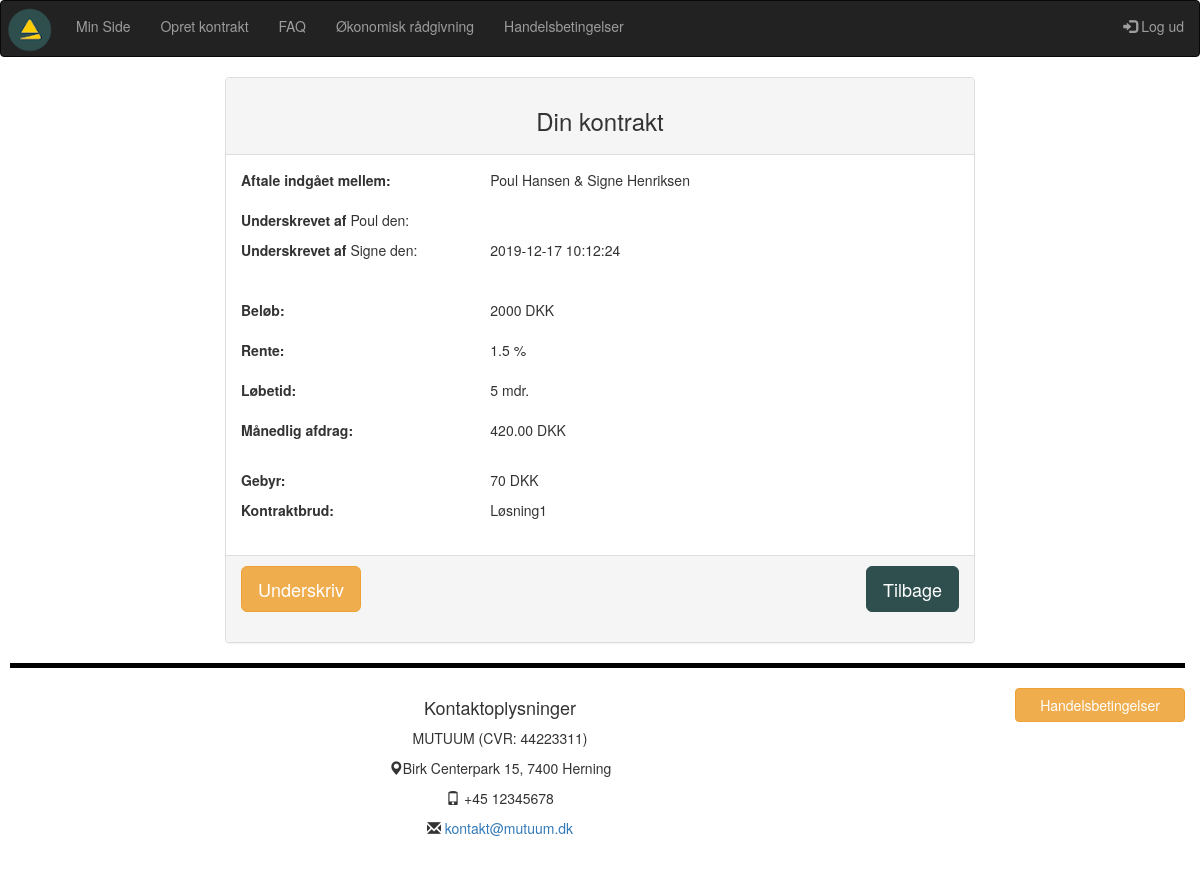
/viskontrakt.php?kontrakt_id2=5 (signed in), run on the app's committed database.
### tables this page shows
CREATE TABLE `kontrakt` (
  `kontrakt_id` int(10) NOT NULL,
  `oprettetaf` int(10) NOT NULL,
  `laangiver_user_id` int(10) NOT NULL,
  `laantager_user_id` int(10) NOT NULL,
  `kontraktbrud_id` tinyint(4) NOT NULL,
  `rente_id` tinyint(4) NOT NULL,
  `beloeb_id` tinyint(4) NOT NULL,
  `bindingsperiode_id` tinyint(4) NOT NULL,
  `maanedlig_afdrag` float(15,10) NOT NULL,
  `laangiver_underskrift_id` varchar(40) DEFAULT NULL,
  `reg_underskrift_1` timestamp NULL DEFAULT NULL,
  `laantager_underskrift_id` varchar(40) DEFAULT NULL,
  `reg_underskrift_2` timestamp NULL DEFAULT NULL,
  `gebyr_id` tinyint(4) NOT NULL,
  `reg` datetime NOT NULL DEFAULT current_timestamp(),
  `value` int(11) DEFAULT 1
);

CREATE TABLE `users` (
  `user_id` int(10) NOT NULL,
  `fornavn` varchar(40) NOT NULL,
  `efternavn` varchar(40) NOT NULL,
  `mobil` int(12) NOT NULL,
  `mail` varchar(80) NOT NULL,
  `password` varchar(200) NOT NULL
);

CREATE TABLE `beloeb` (
  `beloeb_id` tinyint(4) NOT NULL,
  `beloeb` int(10) NOT NULL,
  `enhed_key` varchar(11) NOT NULL DEFAULT '1'
);

CREATE TABLE `rente` (
  `rente_id` tinyint(4) NOT NULL,
  `rente` float NOT NULL,
  `enhed_key` varchar(11) NOT NULL DEFAULT '2'
);

CREATE TABLE `bindingsperiode` (
  `bindingsperiode_id` tinyint(4) NOT NULL,
  `loebetid` int(4) NOT NULL,
  `enhed_key` varchar(11) NOT NULL
);

CREATE TABLE `enhedstabel` (
  `enhed_key` tinyint(4) NOT NULL,
  `enhed` varchar(11) NOT NULL
);

CREATE TABLE `stiftelsesgebyr` (
  `gebyr_id` tinyint(4) NOT NULL,
  `gebyr` int(10) NOT NULL
);

CREATE TABLE `kontraktbrud` (
  `kontraktbrud_id` tinyint(4) NOT NULL,
  `brud` varchar(80) NOT NULL
);

### VisKontrakt.php (the view, shortened to what this page needs)
<?php
require_once("includes/header.php");
$user_id = $_SESSION['user_id'];
$kontrakt_id2 = $_GET['kontrakt_id2'];
$query = "SELECT * FROM kontrakt WHERE kontrakt_id = '$kontrakt_id2'";
$result = mysqli_query($con, $query);
if (!$result) die(mysqli_error($con));
else {
	$rows =mysqli_num_rows($result);
	if ($rows > 0) {
		while($row = mysqli_fetch_assoc($result)) {
			$oprettetaf = $row['oprettetaf'];
			$laangiver_user_id = $row['laangiver_user_id'];
			$laantager_user_id = $row['laantager_user_id'];
			$kontraktbrud_id = $row['kontraktbrud_id'];
			$rente_id = $row['rente_id'];
			$beloeb_id = $row['beloeb_id'];
			$bindingsperiode_id = $row['bindingsperiode_id'];
			$maanedlig_ad = $row['maanedlig_afdrag'];
            $maanedlig_afdrag = number_format(round($maanedlig_ad, 2), 2);
			$reg_underskrift_2 = $row['reg_underskrift_2'];
			$gebyr_id = $row['gebyr_id'];
			$value_kont = $row['value'];
            $query1 = "SELECT fornavn, efternavn FROM users WHERE user_id = '$laangiver_user_id'";
                    $result1 = mysqli_query($con, $query1);
                    $row1 = mysqli_fetch_assoc($result1);
                    $laangiver_fornavn = $row1['fornavn'];
                    $laangiver_efternavn = $row1['efternavn'];
            $query5 = "SELECT fornavn, efternavn FROM users WHERE user_id = '$laantager_user_id'";
                    $result5 = mysqli_query($con, $query5);
                    $row5 = mysqli_fetch_assoc($result5);
                    $laantager_fornavn = $row5['fornavn'];
                    $laantager_efternavn = $row5['efternavn'];
$querylog = "SELECT user_id, mail, fornavn, efternavn, mobil FROM users WHERE user_id = '$user_id'";
$resultlog = mysqli_query($con, $querylog);
$rowslog = mysqli_num_rows($resultlog);
if($rowslog > 0) {
while($rowlog = mysqli_fetch_assoc($resultlog)) {
$user_idlog = $rowlog['user_id'];
}
}
if ($user_idlog == $oprettetaf) {
$owner = 'Yes';
}
else if($user_idlog != $oprettetaf) {
$owner = 'No';
}
$querybeloeb = "SELECT * FROM beloeb WHERE beloeb_id = '$beloeb_id'";
$resultb = mysqli_query($con, $querybeloeb);
if (!$resultb) die(mysqli_error($con));
else {
$rowsb = mysqli_num_rows($resultb);
if ($rowsb > 0) {
while($rowb = mysqli_fetch_assoc($resultb)) {
$beloebValue = $rowb['beloeb'];
}
}
$queryk = "SELECT * FROM kontraktbrud WHERE kontraktbrud_id = '$kontraktbrud_id'";
$resultk = mysqli_query($con, $queryk);
if (!$resultk) die(mysqli_error($con));
else {
$rowsk = mysqli_num_rows($resultk);
if ($rowsk > 0) {
while($rowk = mysqli_fetch_assoc($resultk)) {
$brud = $rowk['brud'];
}
}
$queryr = "SELECT * FROM rente WHERE rente_id = '$rente_id'";
$resultr = mysqli_query($con, $queryr);
if (!$resultr) die(mysqli_query($con, $queryr));
else {
$rows = mysqli_num_rows($resultr);
if ($rows > 0) {
while($rowr = mysqli_fetch_assoc($resultr)) {
$rente = $rowr['rente'];
}
}
}
$querybind = "SELECT * FROM bindingsperiode WHERE bindingsperiode_id = '$bindingsperiode_id'";
$resultbin = mysqli_query($con, $querybind);
if (!$resultbin) die(mysqli_error($con));
else {
$rowsbin = mysqli_num_rows($resultbin);
if ($rowsbin > 0) {
while($rowbin = mysqli_fetch_assoc($resultbin)) {
$loebetid = $rowbin['loebetid'];
$keytid = $rowbin['enhed_key'];
$unitr = "SELECT * FROM enhedstabel WHERE enhed_key = '$keytid'";
$resun = mysqli_query($con, $unitr);
if (!$resun) die(mysqli_error($con, $unitr));
else {
$key = mysqli_fetch_assoc($resun);
$enhedtid = $key['enhed'];
}
}
}
}
$querygeb = "SELECT * FROM stiftelsesgebyr WHERE gebyr_id = '$gebyr_id'";
$resultgeb = mysqli_query($con, $querygeb);
if (!$resultgeb) die(mysqli_error($con));
else {
$rowgeb = mysqli_fetch_assoc($resultgeb);
$gebyr = $rowgeb['gebyr'];
}
}
?>
<br>
<div class="container-fluid">
    <div class="panel panel-default lasseMargin">
        <div class="panel-heading text-center">
            <h3>Din kontrakt</h3>
        </div>
        <div class="panel-body">
            <div class="row">
                <div class="col-4 col-xs-4 col-sm-4 col-lg-4 col-xl-4">
                    <p><strong>Aftale indgået mellem:</strong></p>
                </div>
                <div class="col-8 col-xs-8 col-sm-8 col-lg-8 col-xl-8">
                    <div><?php echo $laangiver_fornavn; ?> <?php echo $laangiver_efternavn; ?> &amp; <?php echo $laantager_fornavn; ?> <?php echo $laantager_efternavn; ?></div>
                    <br>
                </div>
            </div>
            <div class="row">
                <div class="col-4 col-xs-4 col-sm-4 col-lg-4 col-xl-4">
                    <p><strong>Underskrevet af</strong> <?php echo $laangiver_fornavn; ?> den: </p>
                </div>
                <div class="col-8 col-xs-8 col-sm-8 col-lg-8 col-xl-8">
                    <br>
                </div>
            </div>
            <div class="row">
                <div class="col-4 col-xs-4 col-sm-4 col-lg-4 col-xl-4">
                    <p><strong>Underskrevet af</strong> <?php echo $laantager_fornavn; ?> den: </p>
                </div>
                <div class="col-8 col-xs-8 col-sm-8 col-lg-8 col-xl-8">
                    <div><?php  echo $reg_underskrift_2; ?>
                    </div><br><br>
                </div>
            </div>
                <div class="row">
                    <div class="col-4 col-xs-4 col-sm-4 col-lg-4 col-xl-4">
                        <p><strong>Beløb:</strong></p>
                    </div>
                    <div class="col-8 col-xs-8 col-sm-8 col-lg-8 col-xl-8">
                        <div><?php echo $beloebValue;?> DKK</div>
                        <br>
                    </div>
                    </div>
                    <div class="row">
                    <div class="col-4 col-xs-4 col-sm-4 col-lg-4 col-xl-4">
                        <p><strong>Rente:</strong></p>
                    </div>
                    <div class="col-8 col-xs-8 col-sm-8 col-lg-8 col-xl-8">
                        <div><?php echo $rente;?> %</div>
                        <br>
                    </div>
                </div>
                <div class="row">
                    <div class="col-4 col-xs-4 col-sm-4 col-lg-4 col-xl-4">
                        <p><strong>Løbetid:</strong></p>
                    </div>
                    <div class="col-8 col-xs-8 col-sm-8 col-lg-8 col-xl-8">
                        <div><?php echo $loebetid;?> <?php echo $enhedtid; ?></div>
                        <br>
                    </div>
                </div>
                    <div class="row">
                    <div class="col-4 col-xs-4 col-sm-4 col-lg-4 col-xl-4">
                        <p><strong>Månedlig afdrag:</strong></p>
                    </div>
                    <div class="col-8 col-xs-8 col-sm-8 col-lg-8 col-xl-8">
                        <div><?php echo $maanedlig_afdrag;?> DKK</div>
                    </div>
                </div>
                <br>
                <div class="row">
                <div class="col-4 col-xs-4 col-sm-4 col-lg-4 col-xl-4">
                <p><strong>Gebyr:</strong></p>
                </div>
                <div class="col-8 col-xs-8 col-sm-8 col-lg-8 col-xl-8">
                <p><?php echo $gebyr; ?> DKK</p>
                </div>
                </div>
                <div class="row">
                    <div class="col-4 col-xs-4 col-sm-4 col-lg-4 col-xl-4">
                        <p><strong>Kontraktbrud:</strong></p>
                    </div>
                    <div class="col-8 col-xs-8 col-sm-8 col-lg-8 col-xl-8">
                        <div><?php echo $brud;?></div>
                        <br>
                    </div>
                </div>
            </div>
        <div class="panel-footer">
         <?php
            if($value_kont == '2' && $owner == 'No') {
                echo    '<a href="nemid.php?kontrakt_id2=<?php echo                     $kontrakt_id2; ?>">
                        <button class="btn btn-warning btn-lg">Underskriv</button></a>
                        <a href="minside.php">
                        <button class="btn btn-warning btn-lg mutuumknap pull-right"> Tilbage</button></a>
                        <br><br>';
            }
            ?>
        </div>
    </div>
</div>
<?php
}
                }
            }
        }
require_once("includes/footer.php");

### styles/overallstyles.css (style rules this page uses)
.mutuumknap { background-color: rgb(47, 79, 79); border-color: rgb(47, 79, 79); }
.lasseMargin { margin-left:15em; margin-right:15em; }

### data on the page
kontrakt: users.fornavn "Poul", users.efternavn "Hansen", users.fornavn "Signe", users.efternavn "Henriksen", reg_underskrift_2 "2019-12-17 10:12:24", beloeb.beloeb "2000", rente.rente "1.5", bindingsperiode.loebetid "5", enhedstabel.enhed "mdr.", maanedlig_afdrag "420.00", gebyr.gebyr "70", kontraktbrud.brud "Løsning1", value "Underskriv"
